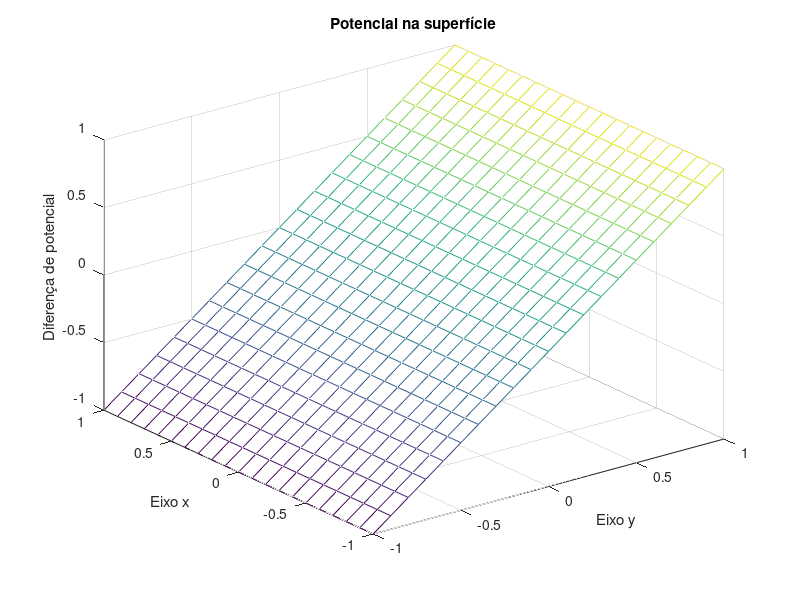
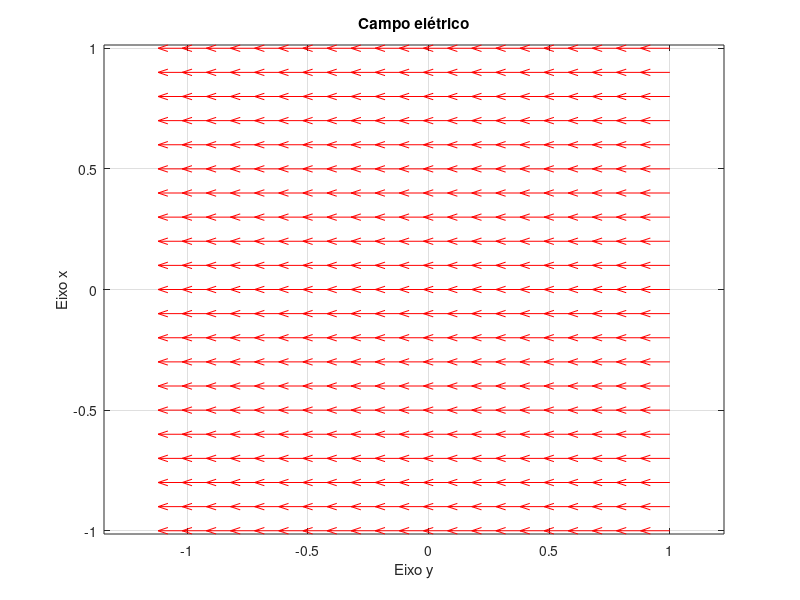

The MATLAB source for these figures, in order:
clear;
clc;

%Análise do campo elétrico C)

%Properties:
L=1; %Width
h=0.1; %Step
tol=1e-7; %Tolerance
%....................


N=(2*L/h)+1; % Or N = length(-L:h:L);
alphaOpt=(2/(1+(pi/N)));
V_old=zeros(N,N);


%{
Mathematicaly:
Coords(index) = (2*L*(index-1))/(N-1)-L
IndexN(coordinate) = (coordinate+L)*(N-1)/(2*L)+1

Como N = (2*L/h)+1
Coords(index) = h*(index-1) - L
IndexN(coordinate) = (coordinate+L)/h + 1
%}


for xIndex=1:N
    for yIndex = 1:N
        if xIndex == N || xIndex == 1
            V_old(xIndex,yIndex) = (h*(yIndex-1)-L)/L; %Or V_old(xIndex,yIndex) = h*(yIndex-((N+1)/2))/L;
        end
        
        if yIndex == N
            V_old(xIndex,yIndex) = 1;
        end
        if yIndex == 1
            V_old(xIndex,yIndex) = -1;
        end
    end
end

%{
De um modo alternativo:
(Tem a vantagem de usar coordenadas em vez de indices como o anterior)
for x = -L:h:L
    for y = -L:h:L
        if x == L || x == -L
            V_old((x+L)/h + 1,(y+L)/h + 1) = y/L;
        end
        
        if y == L
            V_old((x+L)/h + 1,(y+L)/h + 1) = 1;
        end
        if y == -L
            V_old((x+L)/h + 1,(y+L)/h + 1) = -1;
        end
    end
end
%}

%Method

V_new=V_old;

nIte = 0;
while true
    nIte = nIte + 1; %Incremento de número de iterações
    
    for xIndex = 2:N-1 %Fronteiras não alteradas
        for yIndex = 2:N-1
            V_new(xIndex,yIndex)=(1-alphaOpt)*V_old(xIndex,yIndex)+alphaOpt*(V_new(xIndex,yIndex+1)+V_new(xIndex,yIndex-1)+V_new(xIndex+1,yIndex)+V_new(xIndex-1,yIndex))/4;
        end
    end
    
    if (sqrt(sum(sum((V_new-V_old).^2)))/sqrt(sum(sum(V_new.^2)))) < tol %Condição de tolerância
        [X,Y] = meshgrid(-L:h:L);
        
        figure;
        mesh(X,Y,V_new);
        
        title('Potencial na superfície');
        xlabel('Eixo y');
        ylabel('Eixo x');
        zlabel('Diferença de potencial');
        break
    end
    
    V_old=V_new;
end

[Ex,Ey]=gradient(V_new,h,h);
Ex=-Ex; Ey=-Ey; %Dado que os vectores têm o sentido oposto

figure;
quiver(X,Y,Ex,Ey,'Color','r');
grid on;
axis equal;

title('Campo elétrico');
xlabel('Eixo y');
ylabel('Eixo x');

E = norm([Ex(1,1),Ey(1,1)]); %O campo é uniforme podemos utilizar qualquer vetor;

fprintf('Módulo do campo elétrico: %d.\n',E);
